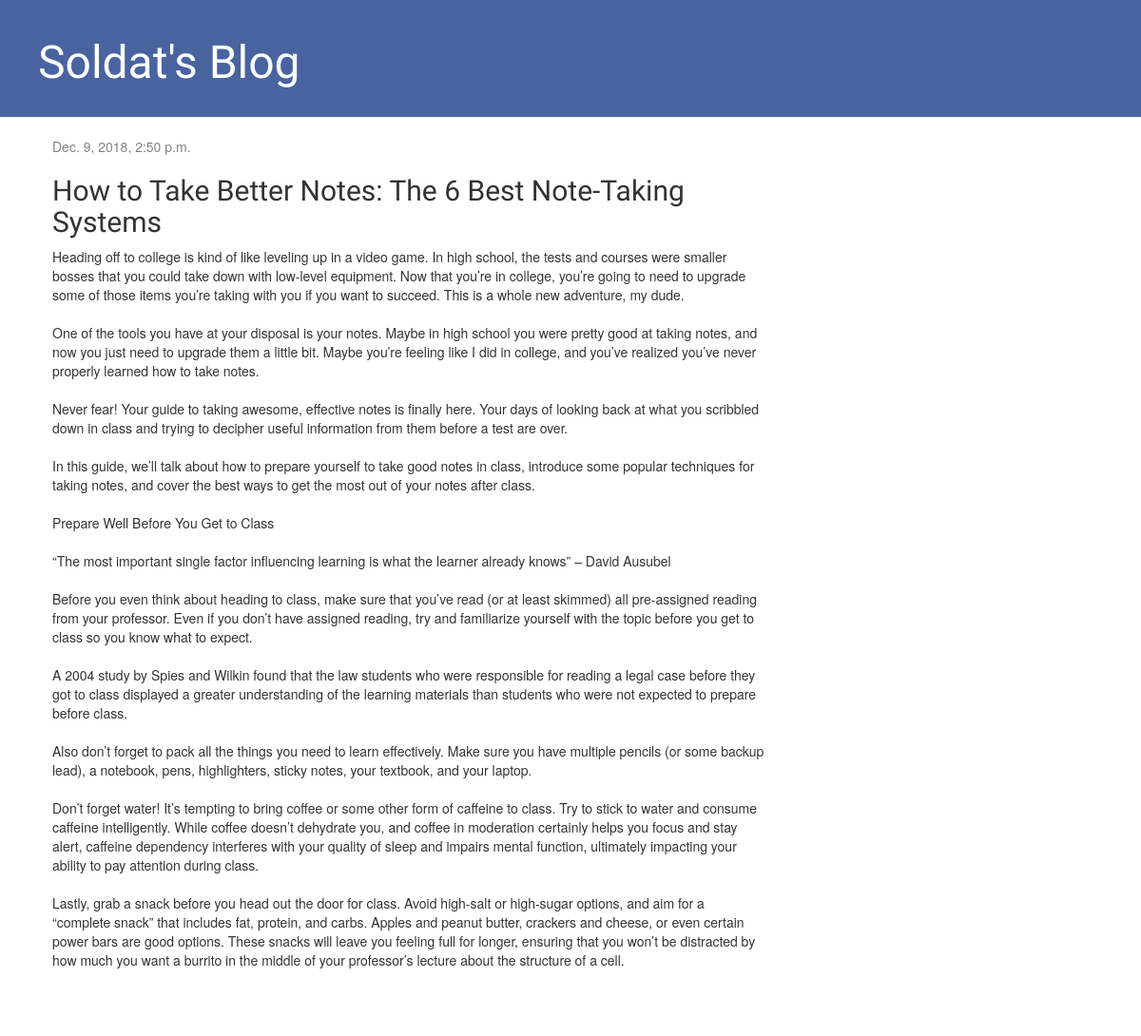
Screenshot of /post/15/ with the database file from the repository.
### blog/models.py (models this page shows, shortened)
class Post(models.Model):
    author = models.ForeignKey(settings.AUTH_USER_MODEL, on_delete=models.CASCADE)
    title = models.CharField(max_length=200)
    text = models.TextField()
    created_date = models.DateTimeField(default=timezone.now)
    published_date = models.DateTimeField(blank=True, null=True)

### blog/views.py (the view)
# urls.py: path('post/<int:pk>/', views.post_detail, name='post_detail'),
def post_detail(request, pk):
    post = get_object_or_404(Post, pk=pk)
    return render(request, 'blog/post_detail.html', {'post': post})

### blog/templates/blog/post_detail.html (shortened to what this page needs)
{% extends 'blog/base.html' %}
{% block content %}
    <div class="post">
        {% if post.published_date %}
            <div class="date">
                {{ post.published_date }}
            </div>
        {% endif %}
        <h2>{{ post.title }}</h2>
        <p>{{ post.text|linebreaksbr }}</p>
    </div>
{% endblock %}

### blog/static/css/blog.css (style rules this page uses)
h1, h2, h3, h4 { font-family: 'Lobster', cursive; }
.date { color: #828282; }
.post { margin-bottom: 70px; }

### rows the page displays
Post: published_date "Dec. 9, 2018, 2:50 p.m.", title "How to Take Better Notes: The 6 Best Note-Taking Systems", text "Heading off to college is kind of like leveling up in a video game. In high school, the tests and courses were smaller bosses that you could take down with low-level equipment. Now that you’re in college, you’re going to need to upgrade some of those items you’re taking with you if you want to succeed. This is a whole new adventure, my dude. One of the tools you have at your disposal is your notes. Maybe in high school you were pretty good at taking notes, and now you just need to upgrade them a little bit. Maybe you’re feeling like I did in college, and you’ve realized you’ve never properly learned how to take notes. Never fear! Your guide to taking awesome, effective notes is finally…"
